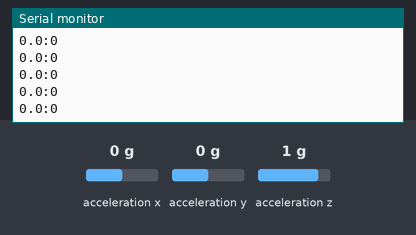
A sketch run on a simulated Arduino Uno, built with avr-gcc and run on an emulated ATmega328P. Shown: the last lines printed to the serial monitor. Wiring (inferred from the names in the program): MPU-6050 motion sensor at I2C address 0x68. The inputs (shaded band) are chosen by the test bench; at power-on: acceleration x 0 g, acceleration y 0 g, acceleration z 1 g.

Above: at 2.1 s.
2.2 s: acceleration x set to -1.4 g
At 2.9 s:
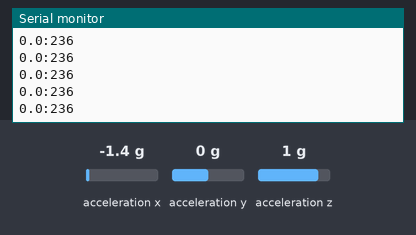
3.7 s: acceleration y set to -1.4 g
At 4.3 s:
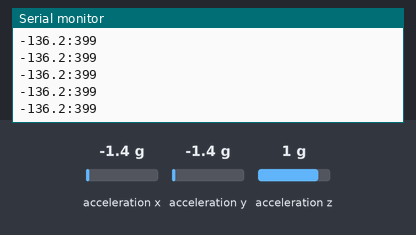
5.2 s: acceleration z set to -1.4 g
At 6.1 s:
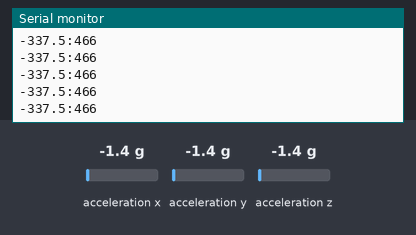
Timing chart, 0 to 8.2 s (numbered marks = the images above; inputs shaded):
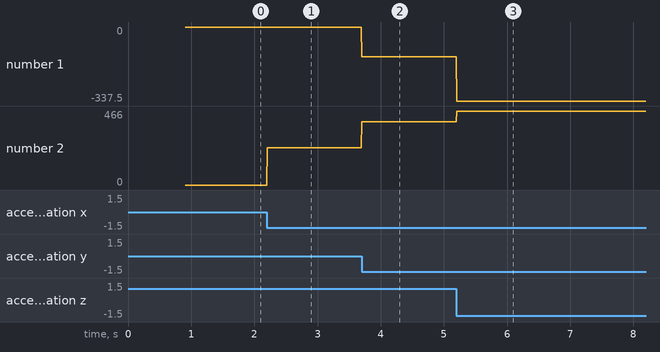

Measured:
- after the input at 2.2 s, the serial monitor: prints a new line at once (image 1)
- after the input at 3.7 s, the serial monitor: prints a new line at once (image 2)
- after the input at 5.2 s, the serial monitor: prints a new line at once (image 3)
- plotted number 1: 0 → -136.2 after the input at 3.7 s, -136.2 → -337.5 after the input at 5.2 s
- plotted number 2: 0 → 236 after the input at 2.2 s, 236 → 399 after the input at 3.7 s, 399 → 466 after the input at 5.2 s

The sketch:

arduino_code.ino
```cpp
#include <Wire.h>

const int MPU_ADDR = 0x68;

int16_t ax, ay, az;
float baseMag = 0;

void readAccel() {
  Wire.beginTransmission(MPU_ADDR);
  Wire.write(0x3B);
  Wire.endTransmission(false);
  Wire.requestFrom(MPU_ADDR, 6, true);

  ax = Wire.read() << 8 | Wire.read();
  ay = Wire.read() << 8 | Wire.read();
  az = Wire.read() << 8 | Wire.read();
}

long magnitude() {
  return sqrt((long)ax * ax + (long)ay * ay + (long)az * az);
}

void setup() {
  Serial.begin(115200);
  Wire.begin();

  // Wake MPU6050
  Wire.beginTransmission(MPU_ADDR);
  Wire.write(0x6B);
  Wire.write(0);
  Wire.endTransmission(true);

  // Calibrate gravity magnitude
  long sum = 0;
  for (int i = 0; i < 150; i++) {
    readAccel();
    sum += magnitude();
    delay(5);
  }
  baseMag = sum / 150.0;
}

void loop() {
  readAccel();

  // Roll angle (expanded range)
  float roll = atan2(ay, az) * 180.0 / PI;
  roll *= 2.5;   // IMPORTANT: allows all 6 strings to be crossed

  // Strum force (gravity removed)
  int force = abs(magnitude() - baseMag) / 50;

  // EXACT format required by Python
  Serial.print(roll, 1);
  Serial.print(":");
  Serial.println(force);

  delay(10); // ~100 Hz
}
```
